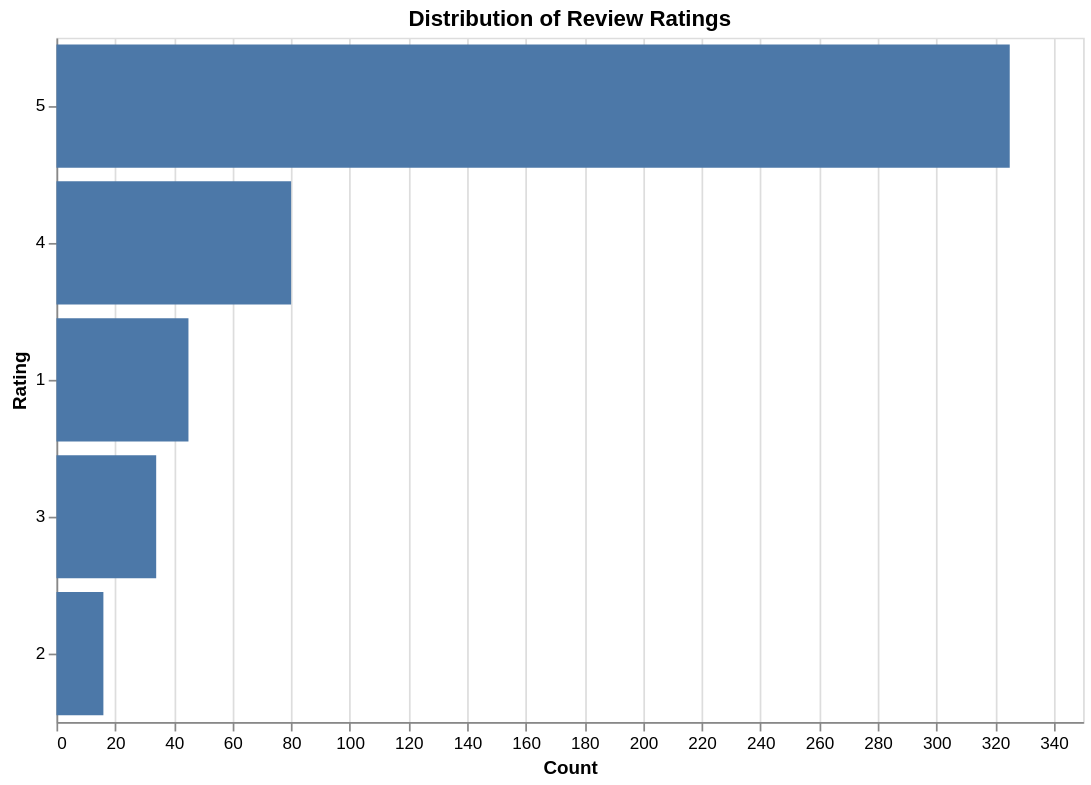

The code cell stored with this chart in its notebook:
### Code cell
# EDA plot 2: Distribution of ratings
chart = alt.Chart(reviews_df).mark_bar().encode(
    x=alt.X('count():Q', title='Count'),
    y=alt.Y('rating:N', sort='-x', title='Rating'),
    tooltip=['rating', 'count()']
).properties(
    title='Distribution of Review Ratings',
    width=600,
    height=400
)

chart

### Figure 1 — Vega-Lite specification as saved in the notebook (floating-point values rounded to 4 significant figures; data arrays with more than 128 entries replaced by an {"elided": "..."} marker saying what was removed)
{"config": {"view": {"continuousWidth": 300, "continuousHeight": 300}}, "data": {"name": "data-7b5523bdcbcf9b86783c657174f50b71"}, "mark": {"type": "bar"}, "encoding": {"tooltip": [{"field": "rating", "type": "quantitative"}, {"aggregate": "count", "type": "quantitative"}], "x": {"aggregate": "count", "title": "Count", "type": "quantitative"}, "y": {"field": "rating", "sort": "-x", "title": "Rating", "type": "nominal"}}, "height": 400, "title": "Distribution of Review Ratings", "width": 600, "$schema": "https://vega.github.io/schema/vega-lite/v6.1.0.json", "datasets": {"data-7b5523bdcbcf9b86783c657174f50b71": {"elided": "500 records"}}}
